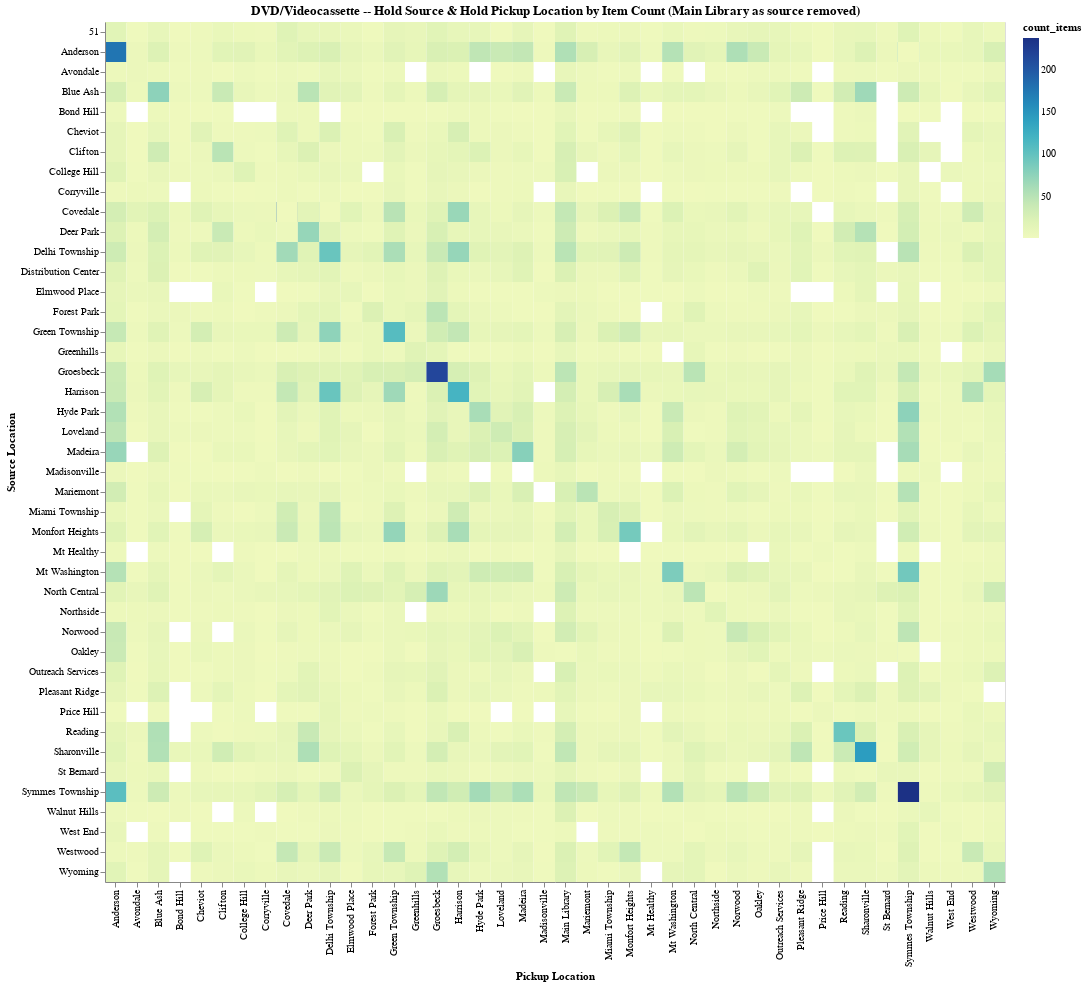

Notebook source saved alongside this figure:
### Code cell
alt.Chart(df[ (df['item_format']==item_format) & (df['source_location'] != 'Main Library') ]).mark_rect().encode(
    alt.X('pickup_location:O', title='Pickup Location'),
    alt.Y('source_location:O', title='Source Location'),
    alt.Color('count_items:Q'),
    # alt.Size('count_distinct_patrons', scale=alt.Scale(range=[1, 1000])),
    tooltip=['source_location', 'pickup_location', 'avg_days_to_holdshelf', 'count_items', 'count_distinct_patrons']
).properties(
    title='{} -- Hold Source & Hold Pickup Location by Item Count (Main Library as source removed)'.format(item_format),
    width=900
)

### Figure 1 — Vega-Lite specification as saved in the notebook (floating-point values rounded to 4 significant figures; data arrays with more than 128 entries replaced by an {"elided": "..."} marker saying what was removed)
{"config": {"view": {"continuousWidth": 400, "continuousHeight": 300}}, "data": {"name": "data-2aac18f92e20d73bd9165ad202edc38e"}, "mark": "rect", "encoding": {"color": {"type": "quantitative", "field": "count_items"}, "tooltip": [{"type": "nominal", "field": "source_location"}, {"type": "nominal", "field": "pickup_location"}, {"type": "quantitative", "field": "avg_days_to_holdshelf"}, {"type": "quantitative", "field": "count_items"}, {"type": "quantitative", "field": "count_distinct_patrons"}], "x": {"type": "ordinal", "field": "pickup_location", "title": "Pickup Location"}, "y": {"type": "ordinal", "field": "source_location", "title": "Source Location"}}, "title": "DVD/Videocassette -- Hold Source & Hold Pickup Location by Item Count (Main Library as source removed)", "width": 900, "$schema": "https://vega.github.io/schema/vega-lite/v4.8.1.json", "datasets": {"data-2aac18f92e20d73bd9165ad202edc38e": {"elided": "1718 records"}}}
